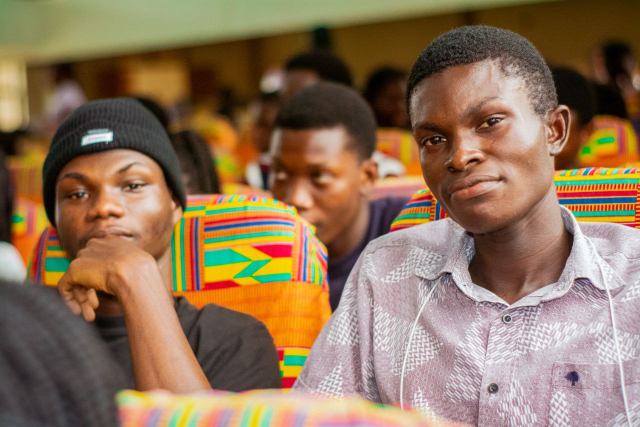
#> input picture photos/photo_5785046641491951809_y.jpg, 1280 x 853 px, found by its file name (shown at 1/2 size)
$ python CV_hist.py
#> lines starting #> are read from the running program, lines starting #| are printed output that depends on the picture; after the words box and inside, x2 and y2 are one past the last pixel; in counts of white or black regions, pixels touching at a corner belong together
import cv2 as cv
import numpy as np
import matplotlib.pyplot as plt

image = cv.imread('photos\photo_5785046641491951809_y.jpg')
#> image is the input picture: shape (853, 1280, 3); mean B, G, R 88.8, 115.5, 142.7

# resized function
def resize_frame(img, scale=0.7):
#> called with scale = 0.7
    width = int(img.shape[1]*scale)
#> width = 896
    height = int(img.shape[0]*scale)
#> height = 597

    dimensions = (width, height)
#> dimensions = (896, 597)
    resized_img = cv.resize(img, dimensions, interpolation=cv.INTER_AREA)
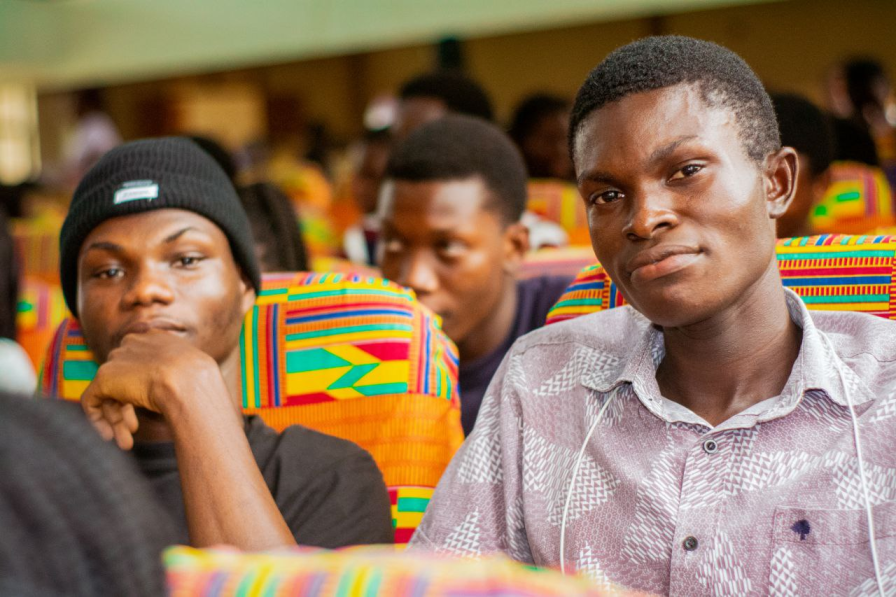
#> resized_img: shape (597, 896, 3); mean B, G, R 88.7, 115.5, 142.7
    return resized_img

image = resize_frame(image)
cv.imshow('img',image)

blank = np.zeros(image.shape[:2],dtype='uint8')
'''
#grayed the image
gray = cv.cvtColor(image, cv.COLOR_BGR2GRAY)
cv.imshow('gray', gray)
'''
circle = cv.circle(blank,(image.shape[1]//2+210,image.shape[0]//2-60),(130),(255),-1)
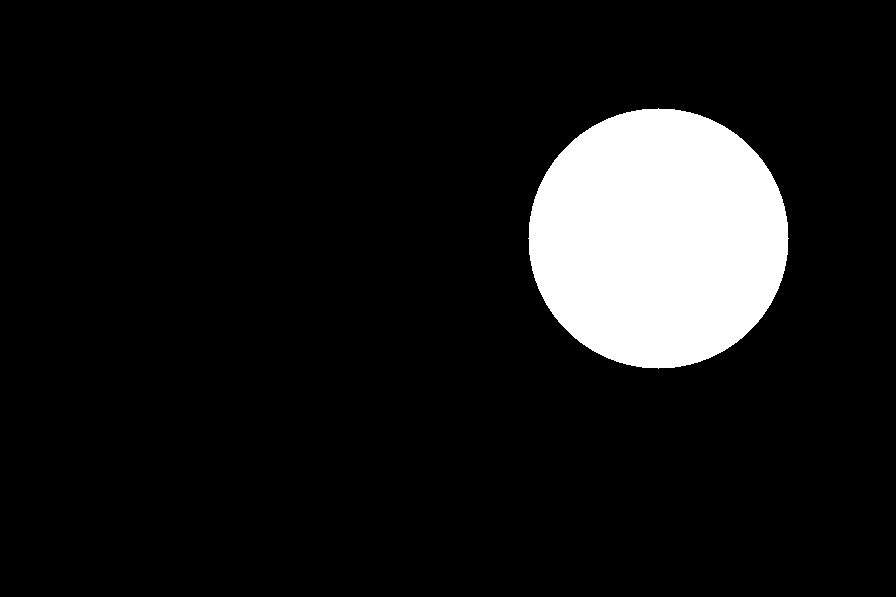
#> blank: shape (597, 896); 9.9% white; 1 white region, box (x1, y1, x2, y2) and area: (528, 108, 789, 369) 53077
# cv.imshow('circle',circle)

mask_img = cv.bitwise_and(image,image,mask=circle)
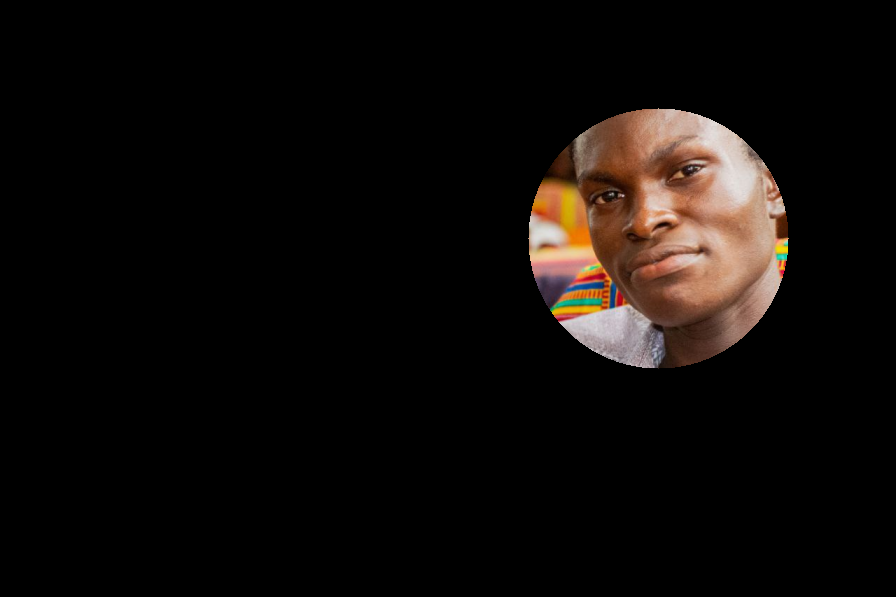
#> mask_img: shape (597, 896, 3); mean B, G, R 9.2, 11.6, 15.6
cv.imshow('mask',mask_img)
'''
mask = cv.bitwise_and(gray,gray,mask=circle)
cv.imshow('mask',mask)
'''
'''
# gray_scale hist
gray_hist = cv.calcHist([gray],[0],mask,[256],[0,256])
plt.figure(figsize=(7,7))
plt.title('graycale histogram')
plt.xlabel('bins')
plt.ylabel('number of pixels')
plt.plot(gray_hist)
plt.show()
'''

# color-hist
plt.figure(figsize=(7,7))
plt.title('colored histogram')
plt.xlabel('bins')
plt.ylabel('number of pixels')
colors = ('b', 'g', 'r')
for i, col in enumerate(colors):
    hist = cv.calcHist([image],[i],circle,[256],[0,256])
    plt.plot(hist, color=col)

plt.show()
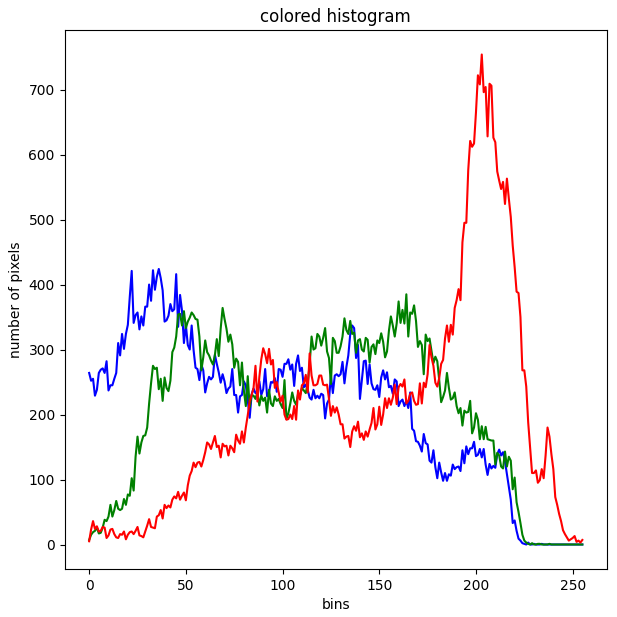
#> figure drawn by matplotlib, 1 panel; curve peaks at x = 36, y = 424; curve peaks at x = 164, y = 385; curve peaks at x = 203, y = 754

cv.waitKey(0)

$ run again, with photos/photo_5782648610926740550_y.jpg copied over photos/photo_5785046641491951809_y.jpg
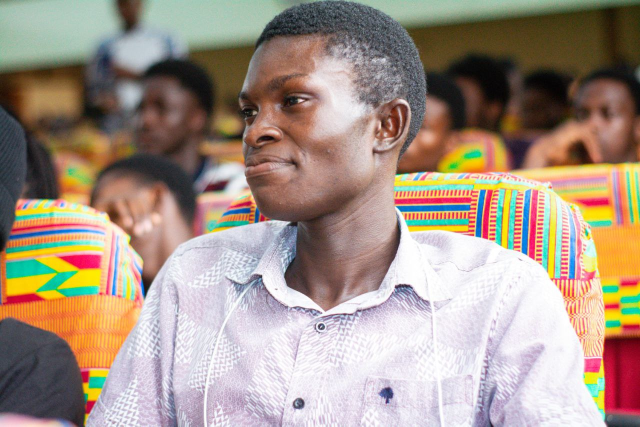
#> input picture photos/photo_5782648610926740550_y.jpg, 1280 x 853 px, found by its file name (shown at 1/2 size)
#> image is the input picture: shape (853, 1280, 3); mean B, G, R 134.8, 148.3, 165.2
#> blank: shape (597, 896); 9.9% white; 1 white region, box (x1, y1, x2, y2) and area: (528, 108, 789, 369) 53077
#> `mask_img = cv.bitwise_and(image,image,mask=circle)`:
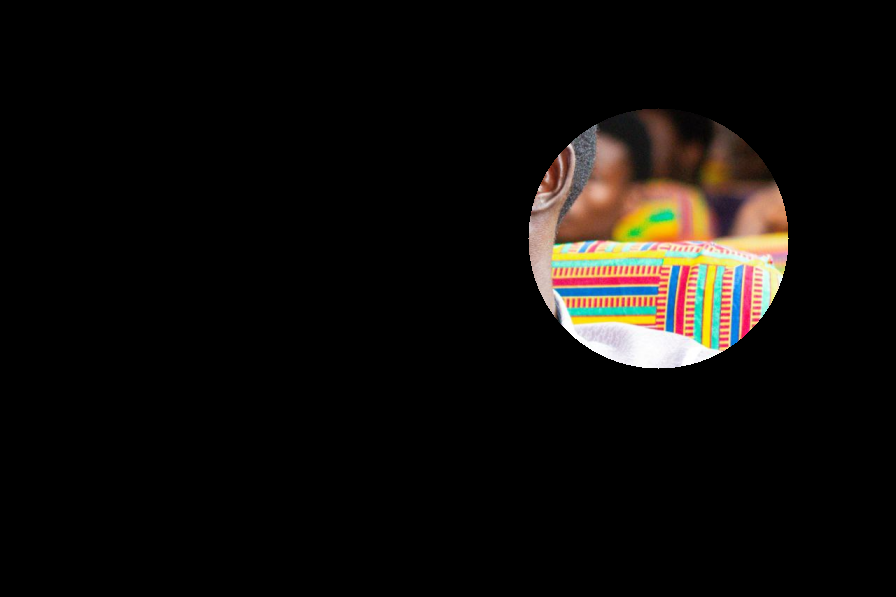
#> mask_img: shape (597, 896, 3); mean B, G, R 11, 13.6, 16.1
#> `plt.show()`:
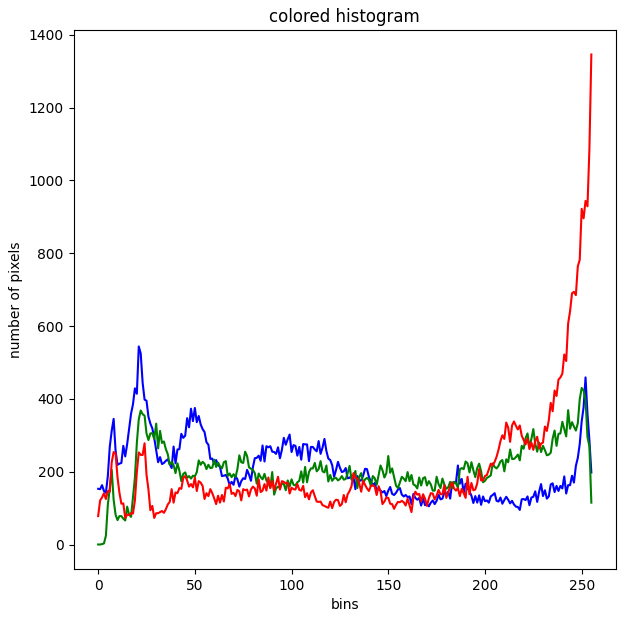
#> figure drawn by matplotlib, 1 panel; curve peaks at x = 21, y = 544; curve peaks at x = 250, y = 430; curve peaks at x = 255, y = 1346

$ run again, with photos/photo_5951867371746609437_y.jpg copied over photos/photo_5785046641491951809_y.jpg
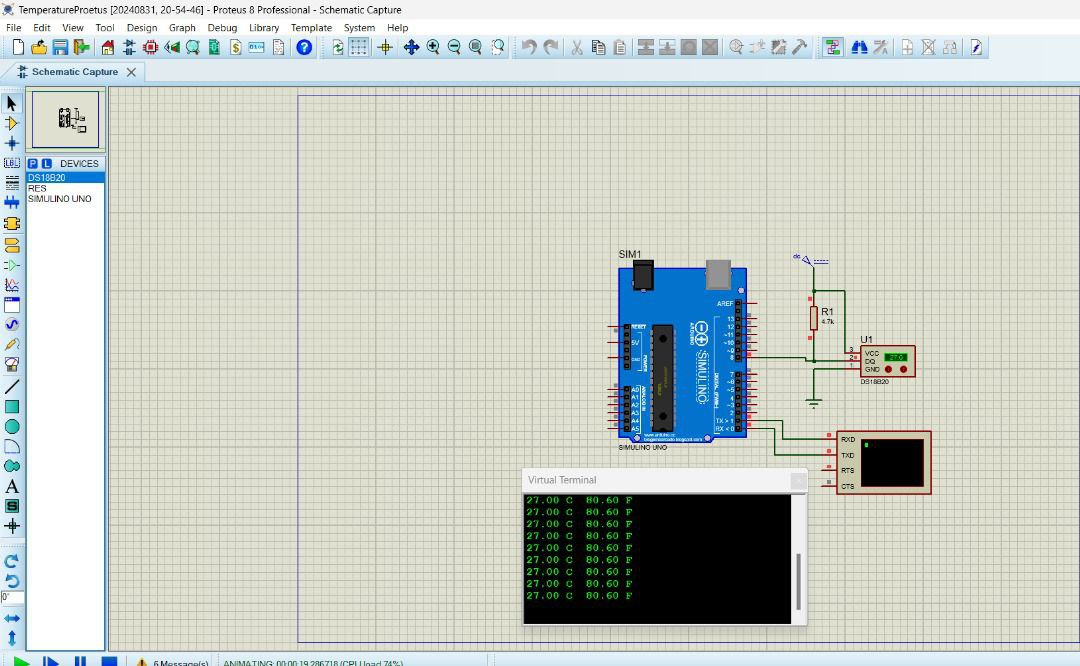
#> input picture photos/photo_5951867371746609437_y.jpg, 1080 x 666 px, found by its file name
#> image is the input picture: shape (666, 1080, 3); mean B, G, R 197.6, 204.5, 199
#> `circle = cv.circle(blank,(image.shape[1]//2+210,image.shape[0]//2-60),..`:
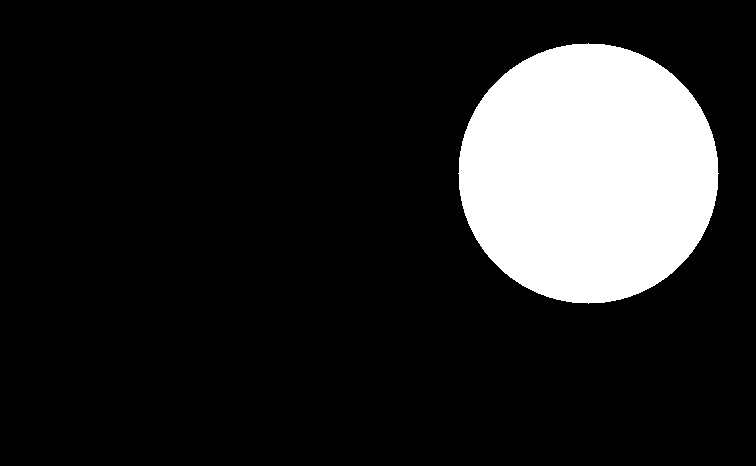
#> blank: shape (466, 756); 15.1% white; 1 white region, box (x1, y1, x2, y2) and area: (458, 43, 719, 304) 53077
#> `plt.show()`:
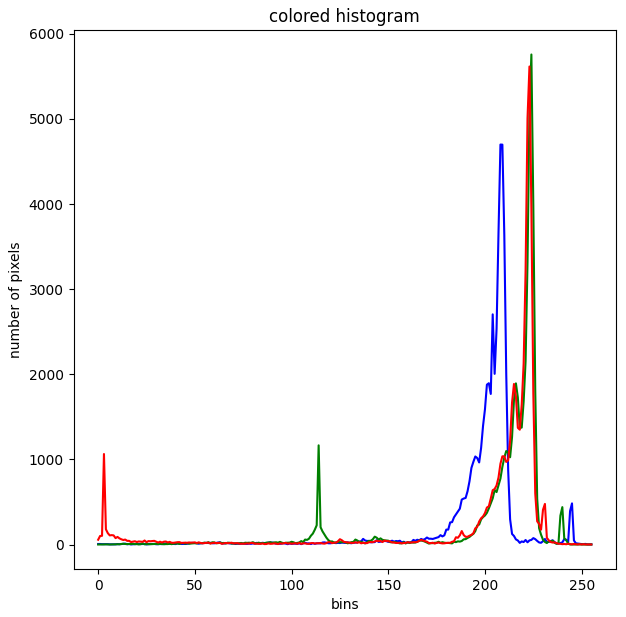
#> figure drawn by matplotlib, 1 panel; curve peaks at x = 208, y = 4699; curve peaks at x = 224, y = 5757; curve peaks at x = 223, y = 5616
